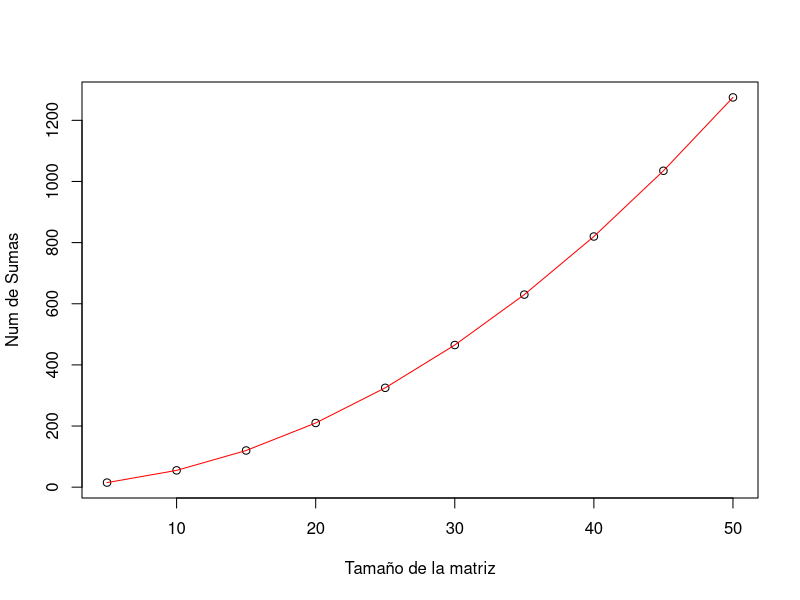
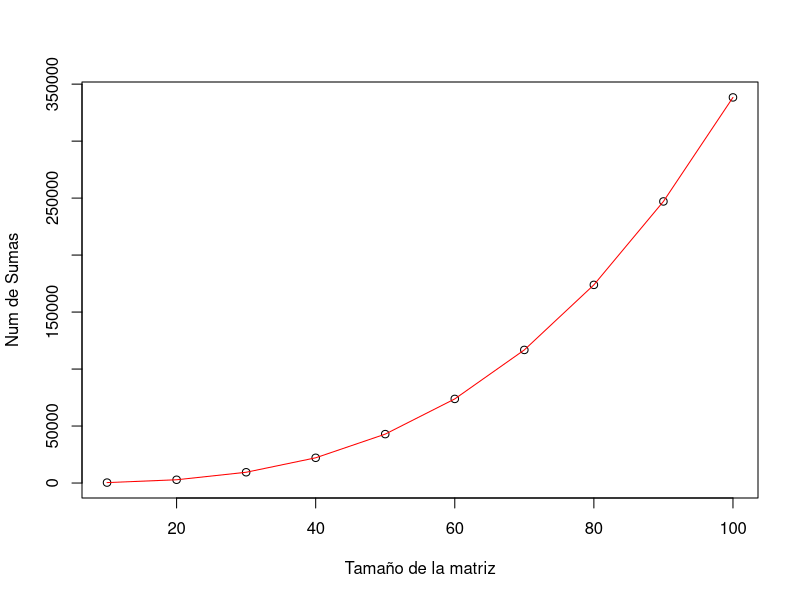
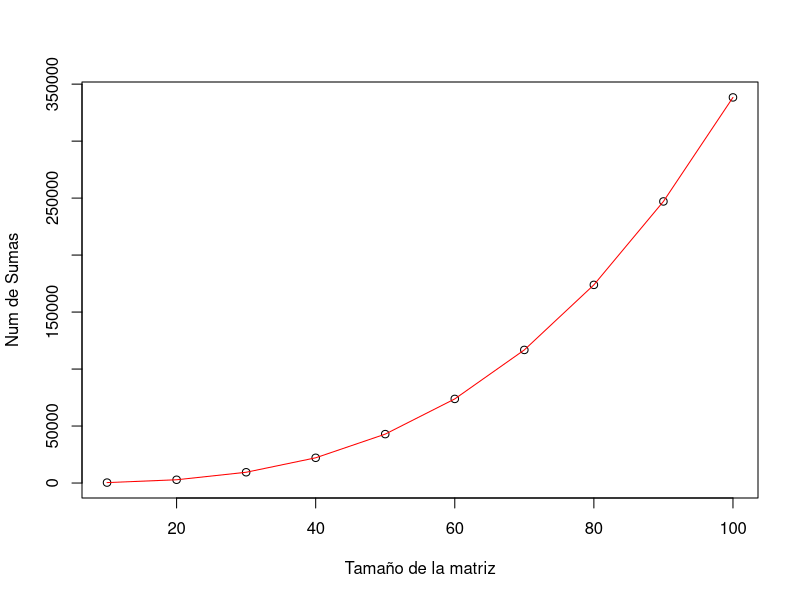

The R source for these figures, in order:

##Punto 2
#----------------------------------------------------------------------------------------------
#----------------------------------------------------------------------------------------------
#----------------------------------------------------------------------------------------------
#ejercicio 1
sumaTriInf <- function(M){
  cont = 0
  sumaMatriz = 0
  n <- nrow(M)
  colu <- ncol(M)
  if(n ==  colu){
    i <- NULL
    j <- NULL
    for(i in 1:n){
      for(j in 1:i){
         sumaMatriz = sumaMatriz + M[i,j]
         cont = cont +1
      }
    }
    cat("La suma de la matriz triangular inferior es: ", sumaMatriz, "\n")
  }else{
    print("No es una matriz cuadratica")
  }
  return(sumaMatriz)
}
z <- c(5,10,15,20,25,30,35,40,45,50)
sumas <- NULL

for(l in z){
  matriz<-matrix(1,ncol=l,nrow = l)
  sumas <-c(sumas,sumaTriInf(matriz))
}
plot(z,sumas,xlab="Tamaño de la matriz",ylab="Num de Sumas")
lines(z,sumas, col = "red")
#----------------------------------------------------------------------------------------------
#----------------------------------------------------------------------------------------------
#----------------------------------------------------------------------------------------------
#ejercicio2

sumaCuadrado <- function(x){
  suma = 0
  for(i in 1:x)
  {
    suma = suma + (i^2)
  }
  cat("La suma es: ", suma, "\n")
  return (suma)
}

z <- c(10,20,30,40,50,60,70,80,90,100)

sumasCuadrado <- c()
for(l in z)
{
  sumasCuadrado <- c(sumasCuadrado, sumaCuadrado(l))
}

plot(z,sumasCuadrado,xlab="Tamaño de la matriz",ylab="Num de Sumas")
lines(z,sumasCuadrado, col = "red")

#ejercicio resuelto con la formula
formSumaCuad <- function(x)
{
  cat("La suma es: ", x*(x+1)*(2*x+1)/6, "\n")
  return(x*(x+1)*(2*x+1)/6)
}
sumasCuadradoFor <- c()
for(l in z)
{
  sumasCuadradoFor <- c(sumasCuadradoFor, formSumaCuad(l))
}
plot(z,sumasCuadradoFor,xlab="Tamaño de la matriz",ylab="Num de Sumas")
lines(z,sumasCuadradoFor, col = "red")
#----------------------------------------------------------------------------------------------
#----------------------------------------------------------------------------------------------
#----------------------------------------------------------------------------------------------
#ejercicio 3
#derivada = 0.00052*t^3+4.26*x

derivada = function(t) 4.26*t-0.0052*t^3
original = function(t) 6+2.13*t^2-0.0013*t^4
polyroot(c(0,4.26,0,-0.0052))
uniroot(derivada, c(10,30),tol=1e-9, maxiter = 100)

#Brent

brent <- function(f){
  a <- 28
  b <- 29
  #Declaracion de las variables
  machep <- 1e-8
  t <- 1e-8
  sa = a
  sb = b
  fa = f(sa)
  fb = f(sb)
  c = sa
  fc = fa
  e = sb - sa
  d = e
  s = fb/fa
  num = 0
  #Inicio de Iteraciones
  while(1)
  {
    if(abs(fc)<abs(fb))
    {
      sa = sb
      sb = c
      c = sa
      fa = fb
      fb = fc
      fc = fa
    }
    tol = 2.0 * machep * abs(s) + t
    m = 0.5 * (c - sb)
    if(abs(m) <= tol | fb ==0)
    {
      cat("M: ", abs(m), " Tol: ", tol, " fb: ", fb)
      break;
    }
    if(abs(e) < tol | abs(fa)<=abs(fb))
    {
      e = m
      d = e
    }
    else
    {
      s = fa/fb
      if(sa == c)
      {
        p = 2*m*s #interpolacion lineal
        q = 1-s
      }
      else
      {
        q = fa/fc #interpolacion cuadratica
        r = fb/fc
        p = s*(2*m*q*(q-r)-(sb - sa)*(r-1)) #inversa
        q = (q-1) * (r-1) * (s-1)
      }
      if(0.0<p)
      {
        q = -q
      }
      else
      {
        p = -p
      }
      s = e
      e=d
      if(2 * p < 3*m*q - abs(tol*q) & p < abs(0.5 * s * q))
      {
        d = p/q
      }
      else
      {
        e = m
        d = e
      }
    }
    sa = sb
    fa = fb
    if(tol < abs(d))
    {
      sb = sb + d
    }
    else if ( 0 < m )
    {
      sb = sb + tol
      
    }
    else
    {
      sb = sb - tol
    }
    fb = f(sb)
    if((0 < fb & 0 < fc) | (fb<= 0 & fc <= 0))
    {
      c = sa
      fc = fa
      e = sb - sa
      d = e
    }
    num  = num + 1
  }
  cat("El resultado es: ", sb, "Se obtuvo el resultado en la iteracion numero: ", num)
}
brent(derivada)

#Resultado de la altura maxima del cohete
6+2.13*(28.62220762)^2-0.0013*(28.62220762)^4